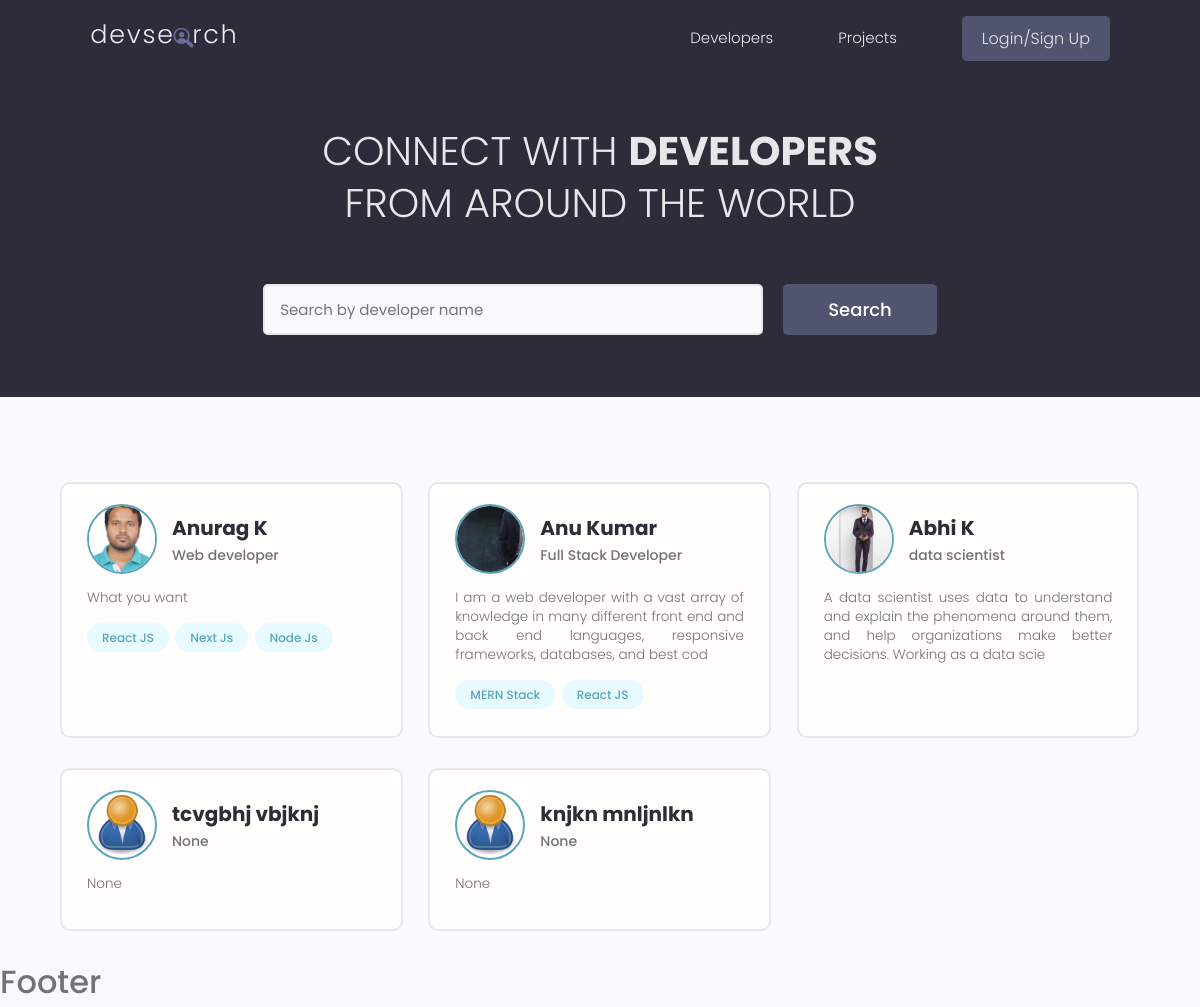
/users/profiles, run on an earlier commit of the app's database.
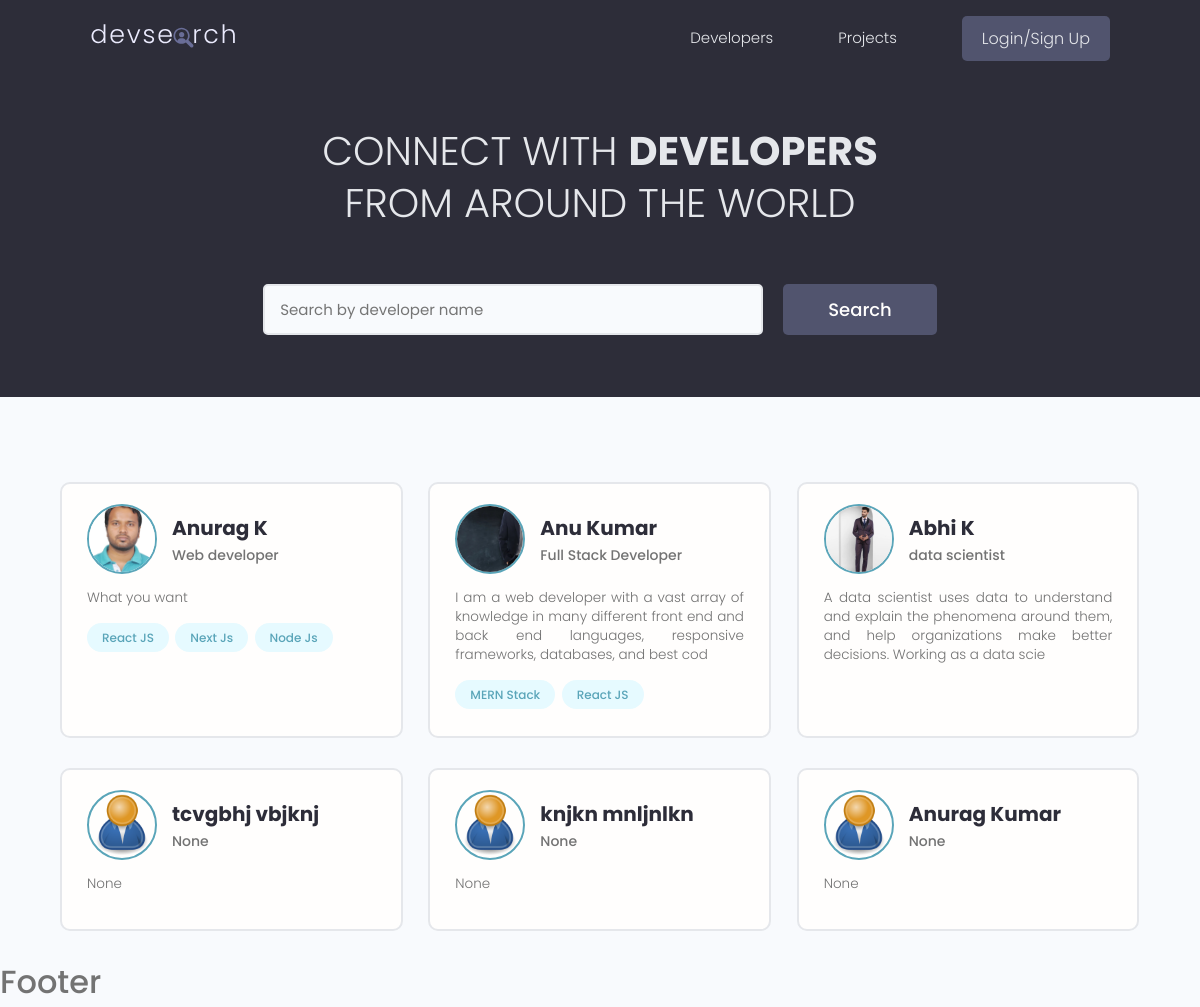
And on a later commit of the database.
### users/models.py (models this page shows, shortened)
class Profile(models.Model):
    user = models.OneToOneField(User, on_delete=models.CASCADE, null=True, blank=True)
    name = models.CharField(max_length=200, null=True, blank=True)
    username = models.CharField(max_length=200, blank=True, null=True)
    location = models.CharField(max_length=200, blank=True, null=True)
    email = models.EmailField(max_length=200, null=True, blank=True)
    short_intro = models.CharField(max_length=200, blank=True, null=True)
    bio = models.TextField(blank=True, null=True)
    profile_image = models.ImageField(null=True, blank=True, upload_to='profile/', default='profile/user-default.png')
    social_github = models.CharField(max_length=200, blank=True, null=True)
    social_twitter = models.CharField(max_length=200, blank=True, null=True)
    social_linkedin = models.CharField(max_length=200, blank=True, null=True)
    social_website = models.CharField(max_length=200, blank=True, null=True)
    created = models.DateTimeField(auto_now_add=True)
    id = models.UUIDField(default=uuid.uuid4, unique=True, primary_key=True, editable=False)
    class Meta:
        ordering = ['created']

class Skill(models.Model):
    owner = models.ForeignKey(Profile, on_delete=models.CASCADE, null=True, blank=True)
    name = models.CharField(max_length=200, null=True, blank=True)
    description = models.TextField(blank=True, null=True)
    created = models.DateTimeField(auto_now_add=True)
    id = models.UUIDField(default=uuid.uuid4, unique=True, primary_key=True, editable=False)

### users/views.py (the view)
# urls.py: path('profiles', views.profiles, name='profiles'),
def profiles(request):
    search = ''
    if request.GET.get('search'):
        search = request.GET.get('search')
    skills = Skill.objects.filter(name__icontains=search)
    data = Profile.objects.distinct().filter(Q(name__icontains=search) | Q(skill__in=skills))
    page = request.GET.get('page')
    results = 6
    paginator = Paginator(data, results)
    try:
        data = paginator.page(page)
    except PageNotAnInteger:
        data = paginator.page(1)
    except EmptyPage:
        data = paginator.page(paginator.num_pages)
    return render(request, 'users/profiles.html',
                  {'profiles': data, 'search': search, 'paginator': paginator})

### users/templates/users/profiles.html (shortened to what this page needs)
{% extends 'main.html' %}
{% block content %}
<main class="home">
    <section class="hero-section text-center">
      <div class="container container--narrow">
        <div class="hero-section__box">
          <h2>CONNECT WITH <span>DEVELOPERS</span></h2>
          <h2>FROM AROUND THE WORLD</h2>
        </div>
        <div class="hero-section__search">
          <form class="form" action="{% url 'profiles' %}" method="get">
            <div class="form__field">
              <input class="input input--text" id="formInput#search" type="text" name="search"
                placeholder="Search by developer name" value="{{search}}" />
            </div>
            <input class="btn btn--sub btn--lg" type="submit" value="Search" />
          </form>
        </div>
      </div>
    </section>
    <section class="devlist">
      <div class="container">
        <div class="grid grid--three">
          {% for profile in profiles %}
          <div class="column card">
            <div class="dev">
              <a href="{% url 'profile' profile.id %}" class="card__body">
                <div class="dev__profile">
                  <img class="avatar avatar--md" src="{{profile.profile_image.url}}" alt="image" />
                  <div class="dev__meta">
                    <h3>{{profile.name}}</h3>
                    <h5>{{profile.short_intro|slice:"50"}}</h5>
                  </div>
                </div>
                <p class="dev__info">
                  {{profile.bio|slice:"150"}}
                </p>
                <div class="dev__skills">
                  {% for skill in profile.skill_set.all %}
                  <span class="tag tag--pill tag--main">
                    <small>{{skill.name}}</small>
                  </span>
                  {% endfor %}
                </div>
              </a>
            </div>
          </div>
          {% endfor %}
        </div>
      </div>
    </section>
  </main>
{% endblock content %}

### templates/main.html (shortened to what this page needs)
<!DOCTYPE html>
{% load static %}
<html lang="en">
<head>
  <link rel="stylesheet" href="{% static 'uikit/styles/uikit.css' %}" />
  <link rel="stylesheet" href="{% static 'styles/app.css' %}" />
</head>
<body>
    {% include 'navbar.html' %}
    {% block content %}
    {% endblock content %}
    <h3>Footer</h3>
</body>
</html>

### templates/navbar.html (shortened to what this page needs)
{% load static %}
<header class="header">
    <div class="container container--narrow">
      <a href="{% url 'projects' %}" class="header__logo">
        <img src="{% static 'images/logo.svg' %}" alt="DevMingle Logo" />
      </a>
      <nav class="header__nav">
        <ul class="header__menu">
          <li class="header__menuItem"><a href="{% url 'profiles' %}">Developers</a></li>
          <li class="header__menuItem"><a href="{% url 'projects' %}">Projects</a></li>
          {% if request.user.is_authenticated %}
          <li class="header__menuItem"><a href="{% url 'inbox' %}">Inbox</a></li>
          <li class="header__menuItem"><a href="{% url 'account' %}">My Account</a></li>
          <li class="header__menuItem"><a href="{% url 'create-project' %}" class="btn btn--sub">New Project</a></li>
          <li class="header__menuItem"><a href="{% url 'logout' %}" class="btn btn--sub">Logout</a></li>
          {% else %}
          <li class="header__menuItem"><a href="{% url 'login' %}" class="btn btn--sub">Login/Sign Up</a></li>
          {% endif %}
        </ul>
      </nav>
    </div>
  </header>

### static/styles/app.css (style rules this page uses)
:root { --color-sub: #2d2d39; }
.btn--sub { background-color: var(--color-sub-light); }
.card { border: 2px solid var(--color-light); }
img { width: 100%; }
.header { position: sticky; z-index: 111; background-color: var(--color-sub); padding: 1.5rem 0; }
.header > .container { display: flex; justify-content: space-between; align-items: center; }
.header__logo > img { height: 3.8rem; }
.header__nav > ul { display: inline-flex; align-items: center; list-style: none; gap: 6.5rem; }
.header__menuItem > a { color: var(--color-light); font-weight: 300; }
.hero-section { height: 40vh; display: flex; align-items: center; background-color: var(--color-sub); }
.hero-section__box { margin-bottom: 4rem; }
.hero-section__box > h2, .hero-section__box > h2 > span { font-size: 4rem; color: var(--color-light); line-height: 1.3; text-transform: uppercase; }
.hero-section__box > h2 { font-weight: 300; }
.hero-section__box > h2 > span { font-weight: 700; }
.hero-section__search > .form { display: flex; align-items: center; justify-content: center; gap: 2rem; }
.hero-section__search > .form input.input--text { width: 50rem; }
.devlist { margin-top: 8rem; }
.devlist .grid { align-items: stretch; }
.devlist .dev .dev__profile { display: flex; align-items: center; gap: 1.5rem; }
.devlist .dev .dev__meta h3 { color: var(--color-sub); font-size: 2rem; font-weight: 700; }
.devlist .dev .dev__meta h5 { color: var(--color-text); font-size: 1.4rem; font-weight: 500; }
.devlist .dev .dev__info { margin: 1.5rem 0; font-size: 1.35rem; line-height: 1.4; text-align: justify; }

### static/uikit/styles/modules/_variables.css (style rules this page uses)
:root { --color-main: #5aa5b9; --color-main-light: #e6faff; --color-sub: #3f4156; --color-sub-light: #51546e; --color-sub-lighter: #ededfd; --color-text: #737373; --color-gray: #8b8b8b; --color-light: #e5e7eb; --color-light-gray: #767676; --color-bg: #f8fafd; --color-white: #fffefd; --color-white-light: #f3f3f3; --color-success: #359e64; --color-success-bg: #def8e8; --color-error: #fc4b0b; --color-error-bg: #fff2ee; --font-base: 'Poppins', arial, helvetica, 'Segoe UI', roboto, ubuntu, sans-serif; --font-monospace: 'Fira Code', 'Courier New', courier, monospace; --font-regular: 300; --font-medium: 500; --font-bold: 700; --generic-shadow: 1px 1px 5px #00000010; --generic-transition: all 0.3s ease-in-out; }

### static/uikit/styles/modules/_base.css (style rules this page uses)
* { margin: 0; padding: 0; box-sizing: border-box; text-rendering: optimizeLegibility; color: inherit; font-size: inherit; }
html { font-size: 50%; }
@media only screen and (min-width: 480px) { html { font-size: 56.25%; } }
@media only screen and (min-width: 1200px) { html { font-size: 62.5%; } }
body { line-height: 1.6; font-weight: 400; font-size: 1.5rem; color: var(--color-text); background-color: var(--color-bg); min-height: 100vh; }

### static/uikit/styles/modules/_typography.css (style rules this page uses)
* { font-family: var(--font-base); }
h2 { font-size: 3.6rem; font-weight: var(--font-bold); }
h3 { font-size: 3.2rem; font-weight: var(--font-medium); }
h5 { font-size: 2.4rem; font-weight: var(--font-medium); }
h5, h6 { font-weight: var(--font-regular); }
p, span, strong { font-size: 1.6rem; color: var(--color-text); font-weight: var(--font-regular); }
a { padding-bottom: 2px; text-decoration: none; display: inline-block; color: var(--color-main); font-weight: var(--font-medium); }

### static/uikit/styles/modules/_utilities.css (style rules this page uses)
.container { width: 95%; max-width: 165rem; margin: 0 auto; box-sizing: border-box; }
.container--narrow { width: 95%; max-width: 120rem; }
@media screen and (min-width: 1000px) { .container { width: 90%; } }
@media screen and (min-width: 1000px) { .container--narrow { width: 85%; } }
@media screen and (min-width: 1200px) { .container { width: 90%; } }
@media screen and (min-width: 1200px) { .container--narrow { width: 85%; } }
.text-center { text-align: center; }

### static/uikit/styles/modules/_avatar.css (style rules this page uses)
.avatar { border-radius: 50%; border: 2px solid var(--color-main); object-fit: cover; }
.avatar--md { height: 7rem; width: 7rem; }

### static/uikit/styles/modules/_button.css (style rules this page uses)
.btn { display: inline-block; position: relative; cursor: pointer; background-color: var(--color-light); font-weight: var(--font-medium); color: var(--color-sub); text-decoration: none; padding: 1rem 2rem; border-radius: 0.5rem; border: none; width: -webkit-fit-content; width: -moz-fit-content; width: fit-content; height: -webkit-fit-content; height: -moz-fit-content; height: fit-content; font-size: 1.6rem; outline-width: 0; outline-color: transparent; -webkit-backface-visibility: hidden; backface-visibility: hidden; transition: all 0.3s ease-in-out; }
.btn--sub { background-color: var(--color-sub); color: var(--color-white); }
.btn--lg { font-size: 1.8rem; padding: 1.2rem 4.5rem; }

What changed in the data, as far as the page shows it:
added Profile: profile_image (placeholder picture), name "Anurag Kumar", short_intro "None", bio "None"
